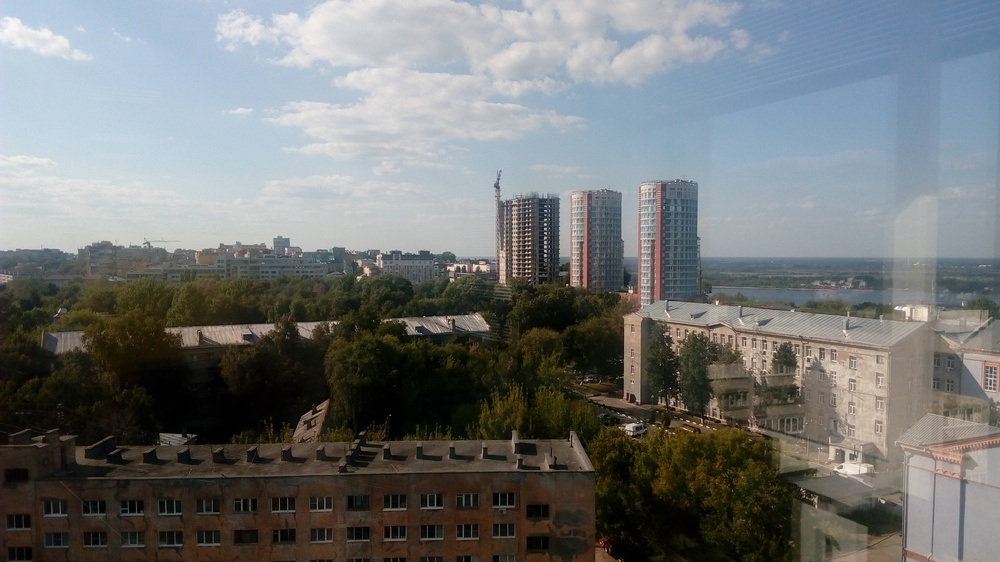
#> input picture 2021-2학기/산업 컴퓨터비전 실제/실습 자료/10주차/0.jpg, 1000 x 562 px, shrunk from 4096 x 2304 before the run
$ python '3주차 실습2_Image Convert.py' --path '../10주차/0.jpg'
#> lines starting #> are read from the running program, lines starting #| are printed output that depends on the picture
import cv2
import random
import numpy as np
import argparse

parser = argparse.ArgumentParser()
parser.add_argument('--path', default="/home/ej/Downloads/Lenna.png")
parser.add_argument('--outputPath', default="/home/ej/Downloads/Lenna_Result.png")
params = parser.parse_args()


img = cv2.imread(params.path)
#> img is the input picture: shape (562, 1000, 3); mean B, G, R 116.1, 116.4, 113.8
print('Shape : ', img.shape)
#| Shape :  (562, 1000, 3)
print('Data Type : ', img.dtype)
#| Data Type :  uint8
cv2.imshow("Original Image", img)

gray = cv2.cvtColor(img, cv2.COLOR_BGR2GRAY)
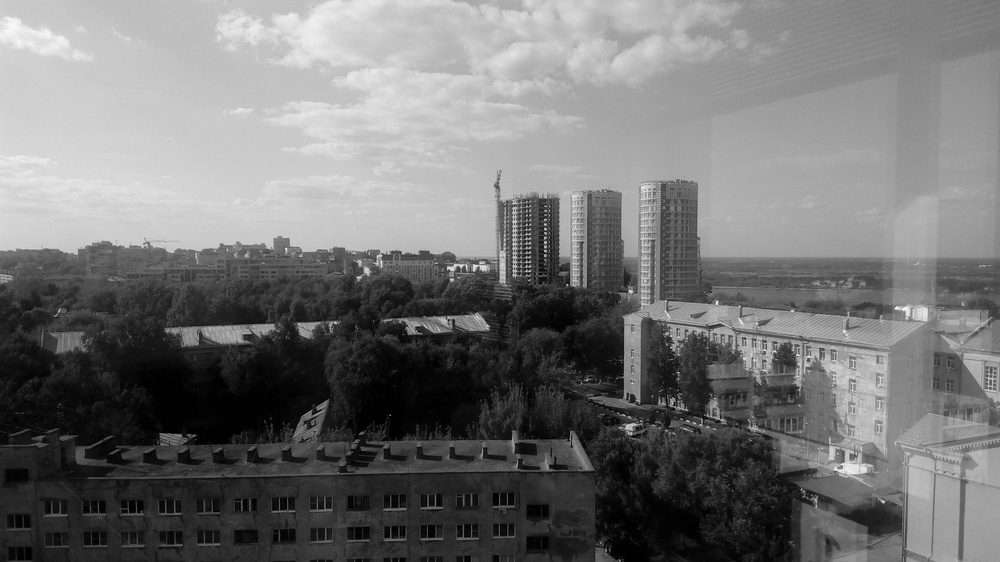
#> gray: shape (562, 1000); min 0, max 253, mean 115.6
print("Converted to Grayscale")
print('Shape : ', gray.shape)
#| Shape :  (562, 1000)
print('Data Type : ', gray.dtype)
#| Data Type :  uint8
cv2.imshow("Gray-Scale Image", gray)

hsv = gray = cv2.cvtColor(img, cv2.COLOR_BGR2HSV)
#> hsv: shape (562, 1000, 3); mean H, S, V 62.5, 71.1, 126.2
print("Converted to HSV")
print('Shape : ', hsv.shape)
#| Shape :  (562, 1000, 3)
print('Data Type : ', hsv.dtype)
#| Data Type :  uint8

hsv[:, :, 2] *= 2
#> hsv: shape (562, 1000, 3); mean H, S, V 62.5, 71.1, 117.3
from_hsv = cv2.cvtColor(hsv, cv2.COLOR_HSV2BGR)
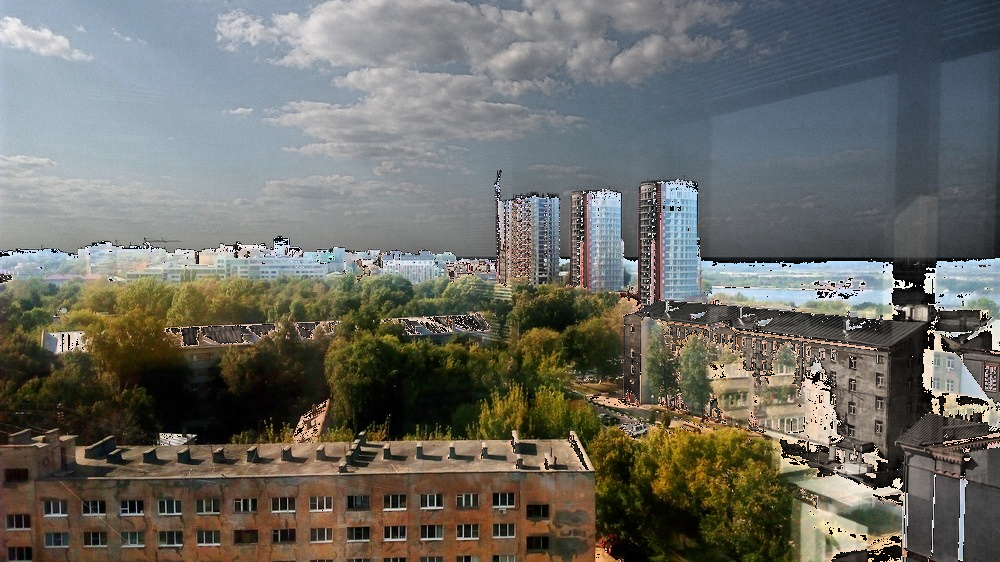
#> from_hsv: shape (562, 1000, 3); mean B, G, R 100.2, 106.7, 107.4
print("Converted back to BGR from HSV")
print('Shape : ', from_hsv.shape)
#| Shape :  (562, 1000, 3)
print('Data Type : ', from_hsv.dtype)
#| Data Type :  uint8
cv2.imshow("from_hsv", from_hsv)

cv2.waitKey(0)
cv2.destroyAllWindows()

$ run again, on 2021-2학기/산업 컴퓨터비전 실제/실습 자료/11주차/camera_cali/img_00.png
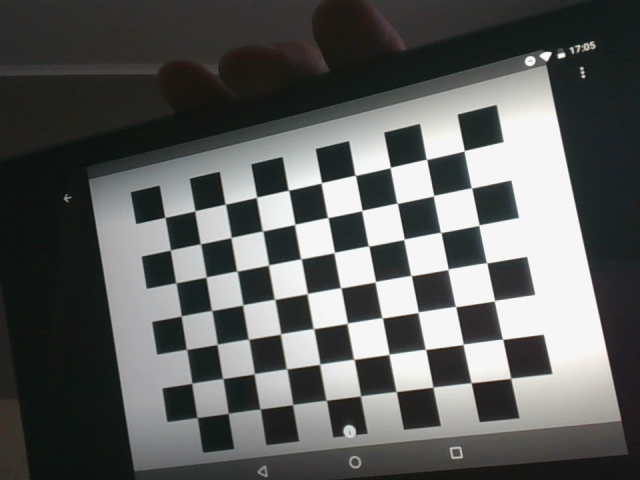
#> input picture 2021-2학기/산업 컴퓨터비전 실제/실습 자료/11주차/camera_cali/img_00.png, 640 x 480 px
#> img is the input picture: shape (480, 640, 3); mean B, G, R 93.2, 94.5, 92.8
#| Shape :  (480, 640, 3)
#| Data Type :  uint8
#| Shape :  (480, 640)
#| Data Type :  uint8
#| Shape :  (480, 640, 3)
#| Data Type :  uint8
#> `from_hsv = cv2.cvtColor(hsv, cv2.COLOR_HSV2BGR)`:
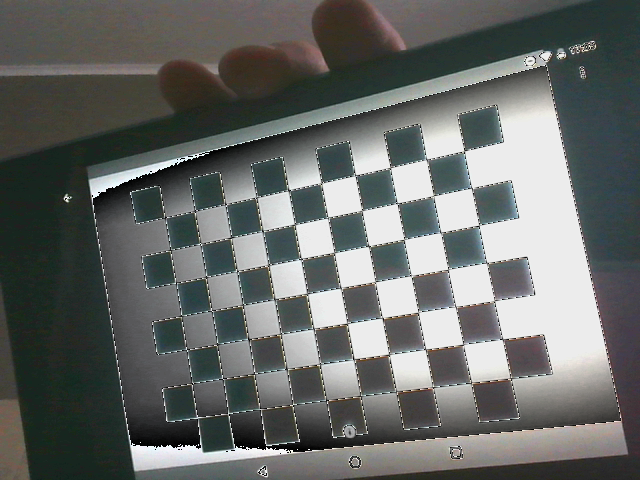
#> from_hsv: shape (480, 640, 3); mean B, G, R 103.1, 105.4, 102.3
#| Shape :  (480, 640, 3)
#| Data Type :  uint8
